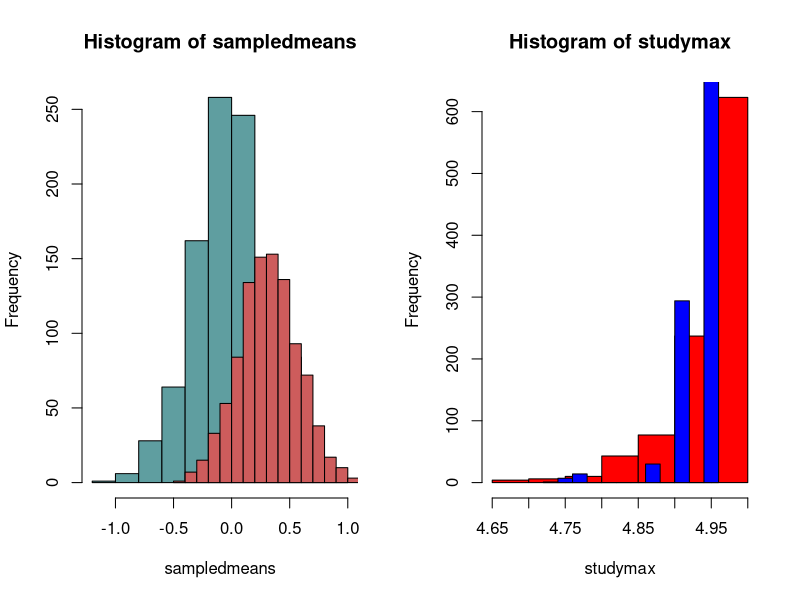
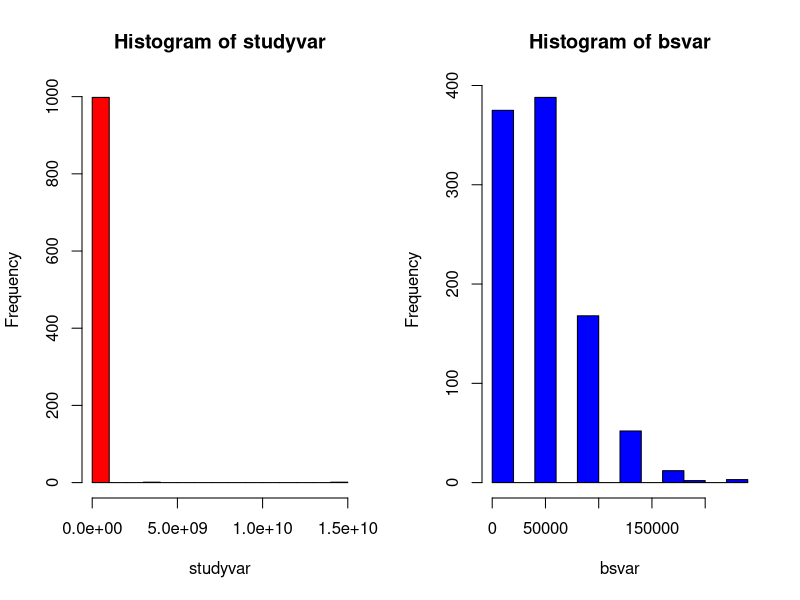

R code for these plots, in order:
###EXERCISE 1

#N(1,sd=3)
#Draw from the above distribution (1000 original "samples")
#Draw from that distribution 1000 times

sampledmeans<-replicate(1000,mean(rnorm(100,sd=3)))
                        
#Then draw just once and bootstrap from that 1000 times
sample<-rnorm(100,sd=3)
bootstrappedmeans<-replicate(1000,mean(sample(sample,replace=TRUE)))


#overlay histograms
par(mfrow = c(1,2))
hist(sampledmeans, col="cadetblue")
hist(bootstrappedmeans, col="indianred", add=TRUE)




###EXERCISE 2
#As before but the sample statistic is the largest value
#Draw 1000 from 0 to 5 (uniform distribution) store the largest (do this a thousand times)

studymax<-replicate(1000,max(runif(100, min=0, max=5)))

#Then repeat - draw 1000 from 0 to 5

sampmax<-runif(100,min=0, max=5)
bsmax<-replicate(1000,max(sample(sampmax,replace=TRUE)))

#plot
hist(studymax, col="red")
hist(bsmax, col="blue", add=TRUE)


#EXAMPLE 3 - Cauchy distribution
#as above, sample variance 1000 times, and then sample once and bootstrap

#actually sampling
studyvar<-replicate(1000,var(rcauchy(1000,1,2)))

#bootstrap
sampvar<-rcauchy(1000,1,2)
bsvar<-replicate(1000,var(sample(sampvar,replace=TRUE)))

#plot
par(mfrow = c(1,2))
hist(studyvar, col="red")
hist(bsvar, col="blue")
